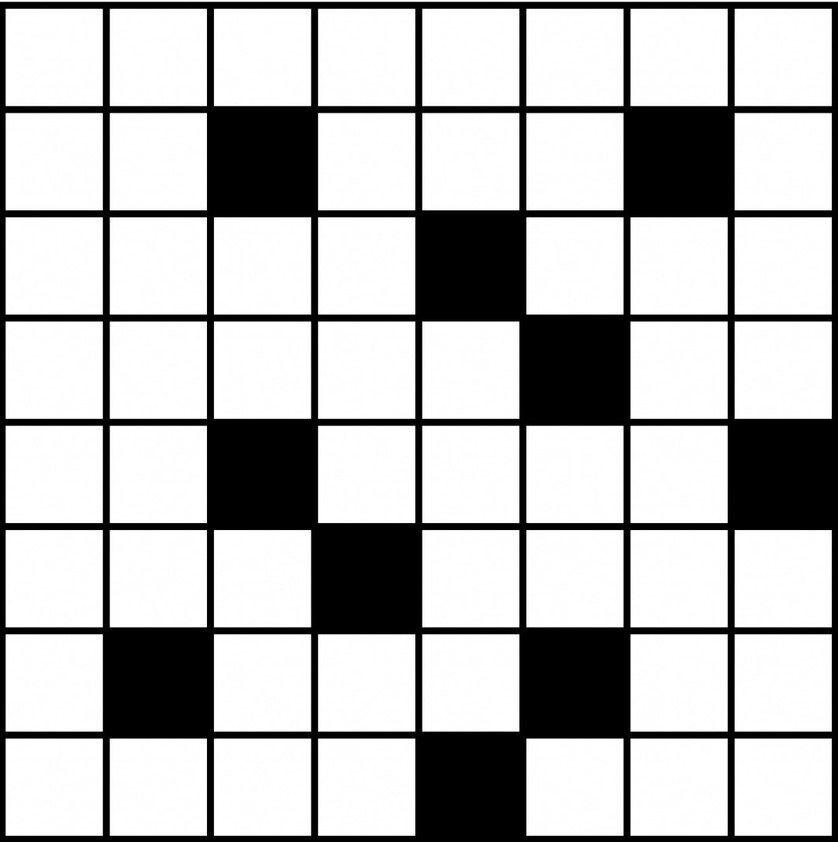
#> input picture 4_OpenCV_goruntu_isleme/bulmaca.jpg, 838 x 842 px, shrunk from 1065 x 1069 before the run
$ jupyter execute --allow-errors 4_tresolding.ipynb   (shell and % lines are left out)
#> lines starting #> are read from the running program, lines starting #| are printed output that depends on the picture; after the words box and inside, x2 and y2 are one past the last pixel; in counts of white or black regions, pixels touching at a corner belong together
[cell 1]
import cv2
import numpy as np
import matplotlib.pyplot as plt #resimler üzerinde çizim yapmak için
#çizim yapılan resimleri kaydetmek için

[cell 2]
img= cv2.imread('gokkusagi.png')
#> (the rest of this cell did not finish here and is left out)

[cell 3]
img= cv2.imread('gokkusagi.png',0)
#> (the rest of this cell did not finish here and is left out)

#> (a cell that did not finish here is left out)

#> (a cell that did not finish here is left out)

[cell 6]
#piksellerin değerleriyle oynuyoruz 127 den küçük değerleri 0, büyük değerleri ise 255 yap
ret, tresh1 = cv2.threshold(img,127,255,cv2.THRESH_BINARY)

[cell 7]
ret

#> (a cell that did not finish here is left out)

[cell 9]
#yukardaki islemin aynısı fakat siyahların yerini beyaz beyazların yerini siyah alacak
ret, tresh2 = cv2.threshold(img,127,255,cv2.THRESH_BINARY_INV)

#> (a cell that did not finish here is left out)

[cell 11]
img= cv2.imread('bulmaca.jpg')
#> img is the input picture: shape (842, 838, 3); min 0, max 255, mean 184.8
plt.imshow(img)

[cell 12]
def show_pic(img):
    fig=plt.figure(figsize=(15,15))
    ax=fig.add_subplot(111)
    ax.imshow(img,cmap='gray')

[cell 13]
show_pic(img)

[cell 14]
ret, th1 = cv2.threshold(img,127,255,cv2.THRESH_BINARY)
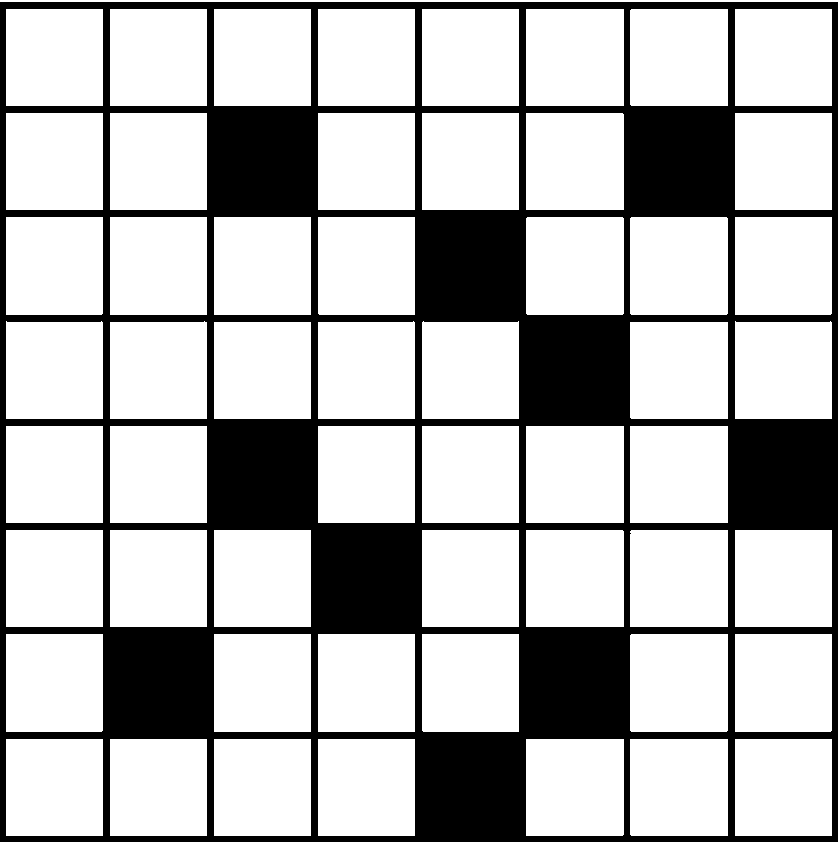
#> th1: shape (842, 838, 3); 72.6% white; 1 black region, box (x1, y1, x2, y2) and area: (0, 2, 838, 842) 193327
show_pic(th1)

[cell 15]
img_1= cv2.imread('sudoku.jpg',0)
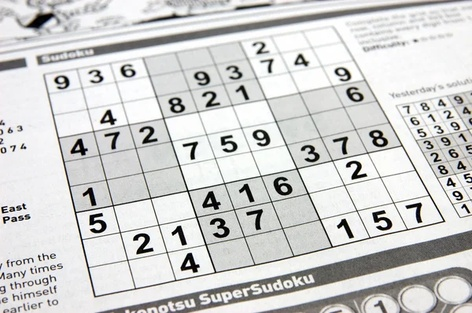
#> input picture 4_OpenCV_goruntu_isleme/sudoku.jpg, 472 x 313 px, shrunk from 600 x 398 before the run
#> img_1: shape (313, 472); min 0, max 255, mean 208.4
plt.imshow(img_1,cmap='gray')

[cell 16]
show_pic(img_1)

[cell 17]
ret,th1=cv2.threshold(img_1,127,255,cv2.THRESH_BINARY)
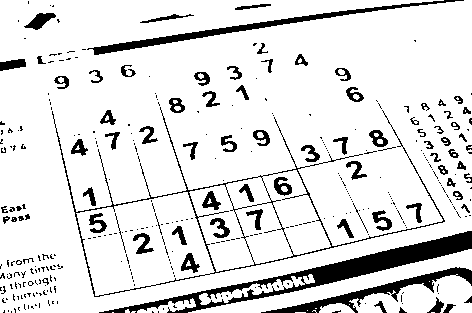
#> th1: shape (313, 472); 87.5% white; 358 black regions (275 under 20 px), largest, box (x1, y1, x2, y2) and area: (99, 231, 472, 313) 4726, (52, 107, 445, 297) 2102, (87, 0, 464, 55) 1942
show_pic(th1)

[cell 18]
#treshold maxsimize etmek için adaptiveTreshold fonksiyonu kullanılır
th2=cv2.adaptiveThreshold(img_1,255,cv2.ADAPTIVE_THRESH_MEAN_C, cv2.THRESH_BINARY,11,8)
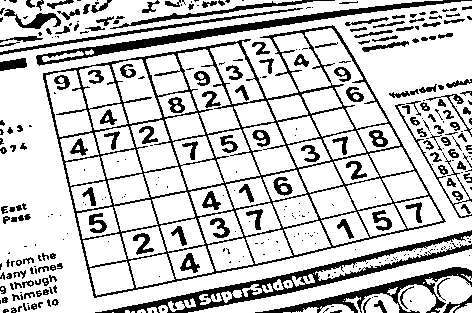
#> th2: shape (313, 472); 78% white; 358 black regions (195 under 20 px), largest, box (x1, y1, x2, y2) and area: (43, 25, 446, 298) 9833, (95, 230, 472, 313) 3839, (36, 0, 472, 66) 2841
show_pic(th2)

[cell 19]
th2=cv2.adaptiveThreshold(img_1,255,cv2.ADAPTIVE_THRESH_GAUSSIAN_C, cv2.THRESH_BINARY,11,8)
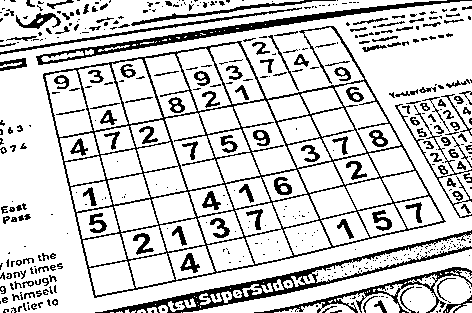
#> th2: shape (313, 472); 80.7% white; black in thin lines or dots
show_pic(th2)
